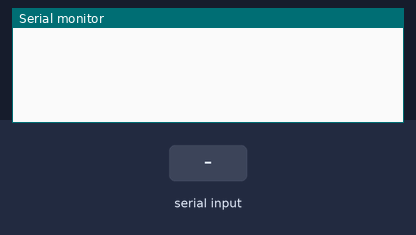
Simulated run of this sketch. Board: Arduino Uno, built with avr-gcc and run on an emulated ATmega328P. Parts: the last lines printed to the serial monitor. Inputs (shaded band) come from the test bench.

Above: at 1.2 s.
1.3 s: "90,45\n" received over Serial
At 2.3 s:
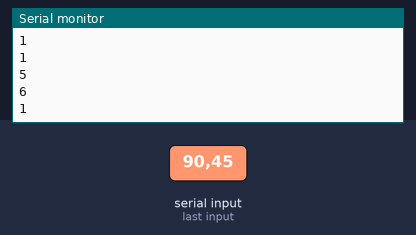
2.8 s: "30,150\n" received over Serial
At 3.5 s:
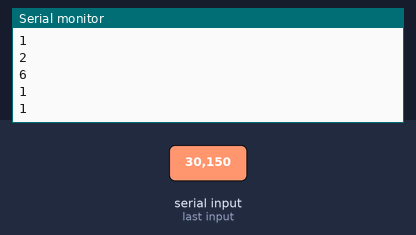
Timing chart, 0 to 5.8 s (numbered marks = the images above; inputs shaded):
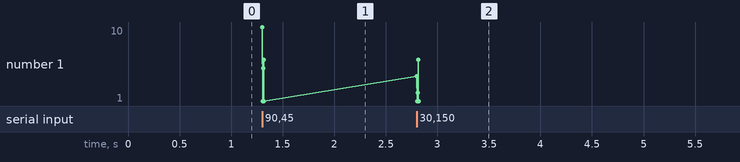

The sketch:

aruinal.ino
```cpp
int x = 0;
void setup() {
  Serial.begin(9600);
  Serial.setTimeout(1);
}

void loop() {
  while (Serial.available()){
    x = Serial.readString().toInt();
    Serial.println(x + 1);
  }

}
```

Measured:
- after the input at 1.3 s, the serial monitor: prints a new line at once (image 1)
- after the input at 2.8 s, the serial monitor: prints a new line at once (image 2)
